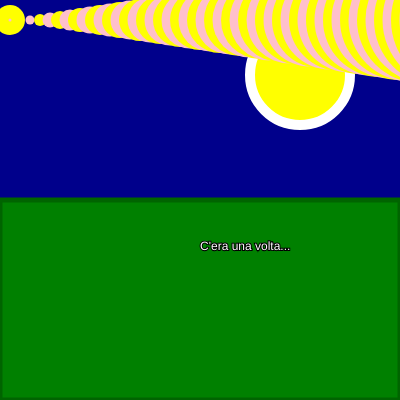
Frame 1 (no input)
Frame 60 (no input): identical to frame 1, image omitted
Frame 120 (the mouse pressed at the canvas centre since frame 60): identical to frame 1, image omitted

The p5.js sketch that drew this single still picture (run headless with seeded random() and noise() and a simulated clock; from frame 60 on, the mouse is pressed at the canvas centre):

// p5.js sketch
// ── sketch.js
let xsize = 400;
let ysize = 400;

function setup() {
  createCanvas(xsize, ysize);
}

function draw() {
  background("darkblue");
  
  // Disegno della luna
  fill("yellow");
  stroke("white");
  strokeWeight(10);
  circle(300, 75, 100);
  
  // Disegno della parte inferiore verde
  fill("green");
  stroke("darkgreen");
  strokeWeight(5);
  rect(0, 200, 400, 200);
  
  // Disegno delle stelle
  strokeWeight(30);
  stroke("yellow");

  let xStars_prim = 10;
  let yStars_prim = 20;

  point(xStars_prim, yStars_prim);

  let passo = 1;

  for(let i = 0; i < 50; i = i + passo) {
    strokeWeight(i * 3);
    if(i % 2 == 0) {
      stroke("yellow");
    } else {
      stroke("pink");
    }
    strokeWeight(i * 3);
    point(xStars_prim * i, yStars_prim);
  }

  // Testo aggiunto
  fill("white");
  stroke(0);
  strokeWeight(2);
  text("C'era una volta...", 200, 250);
}
